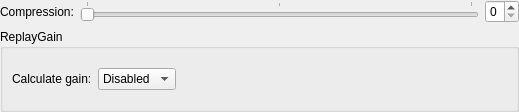
<?xml version="1.0" encoding="UTF-8"?>
<ui version="4.0">
 <class>wvConfigPage</class>
 <widget class="QWidget" name="wvConfigPage">
  <property name="geometry">
   <rect>
    <x>0</x>
    <y>0</y>
    <width>519</width>
    <height>112</height>
   </rect>
  </property>
  <property name="windowTitle">
   <string>WavPack encoding configuration</string>
  </property>
  <layout class="QVBoxLayout" name="verticalLayout">
   <property name="leftMargin">
    <number>0</number>
   </property>
   <property name="topMargin">
    <number>0</number>
   </property>
   <property name="rightMargin">
    <number>0</number>
   </property>
   <property name="bottomMargin">
    <number>0</number>
   </property>
   <item>
    <layout class="QGridLayout" name="formLayout_9">
     <item row="0" column="0">
      <widget class="QLabel" name="wvCompressionLabel">
       <property name="text">
        <string>Compression:</string>
       </property>
       <property name="buddy">
        <cstring>wvCompressionSlider</cstring>
       </property>
      </widget>
     </item>
     <item row="0" column="1">
      <layout class="QHBoxLayout" name="horizontalLayout_7">
       <item>
        <widget class="QSlider" name="wvCompressionSlider">
         <property name="maximum">
          <number>2</number>
         </property>
         <property name="pageStep">
          <number>1</number>
         </property>
         <property name="value">
          <number>0</number>
         </property>
         <property name="orientation">
          <enum>Qt::Horizontal</enum>
         </property>
         <property name="tickPosition">
          <enum>QSlider::TicksAbove</enum>
         </property>
        </widget>
       </item>
       <item>
        <widget class="QSpinBox" name="wvCompressionSpin">
         <property name="maximum">
          <number>2</number>
         </property>
        </widget>
       </item>
      </layout>
     </item>
    </layout>
   </item>
   <item>
    <widget class="QGroupBox" name="wvGainGroup">
     <property name="title">
      <string>ReplayGain</string>
     </property>
     <layout class="QVBoxLayout" name="verticalLayout_10">
      <item>
       <layout class="QGridLayout" name="formLayout_10">
        <item row="0" column="0">
         <widget class="QLabel" name="wvGainLabel">
          <property name="text">
           <string>Calculate gain:</string>
          </property>
          <property name="buddy">
           <cstring>wvGainCbx</cstring>
          </property>
         </widget>
        </item>
        <item row="0" column="1">
         <widget class="QComboBox" name="wvGainCbx">
          <item>
           <property name="text">
            <string>Disabled</string>
           </property>
          </item>
         </widget>
        </item>
        <item row="0" column="2">
         <spacer name="horizontalSpacer_4">
          <property name="orientation">
           <enum>Qt::Horizontal</enum>
          </property>
          <property name="sizeHint" stdset="0">
           <size>
            <width>40</width>
            <height>20</height>
           </size>
          </property>
         </spacer>
        </item>
       </layout>
      </item>
     </layout>
    </widget>
   </item>
  </layout>
 </widget>
 <resources/>
 <connections>
  <connection>
   <sender>wvCompressionSlider</sender>
   <signal>valueChanged(int)</signal>
   <receiver>wvCompressionSpin</receiver>
   <slot>setValue(int)</slot>
   <hints>
    <hint type="sourcelabel">
     <x>411</x>
     <y>17</y>
    </hint>
    <hint type="destinationlabel">
     <x>465</x>
     <y>17</y>
    </hint>
   </hints>
  </connection>
  <connection>
   <sender>wvCompressionSpin</sender>
   <signal>valueChanged(int)</signal>
   <receiver>wvCompressionSlider</receiver>
   <slot>setValue(int)</slot>
   <hints>
    <hint type="sourcelabel">
     <x>474</x>
     <y>26</y>
    </hint>
    <hint type="destinationlabel">
     <x>427</x>
     <y>26</y>
    </hint>
   </hints>
  </connection>
 </connections>
</ui>
